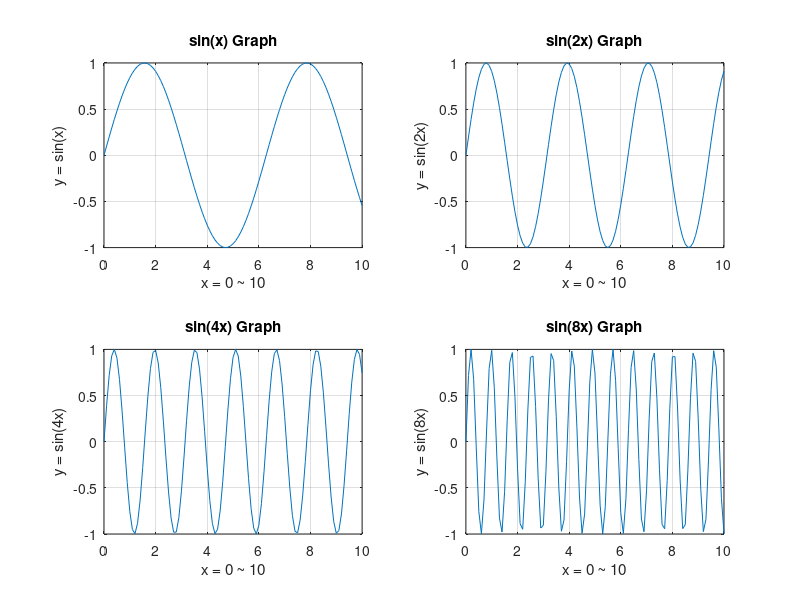

This figure's MATLAB source:
clc; clear;

x = 0:0.1:10;

subplot(221);
plot(x, sin(x));
title('sin(x) Graph'); xlabel('x = 0 ~ 10'); ylabel('y = sin(x)');
grid on;

subplot(222);
plot(x, sin(2*x));
title('sin(2x) Graph'); xlabel('x = 0 ~ 10'); ylabel('y = sin(2x)');
grid on;

subplot(223);
plot(x, sin(4*x));
title('sin(4x) Graph'); xlabel('x = 0 ~ 10'); ylabel('y = sin(4x)');
grid on;

subplot(224);
plot(x, sin(8*x));
title('sin(8x) Graph'); xlabel('x = 0 ~ 10'); ylabel('y = sin(8x)');
grid on;
